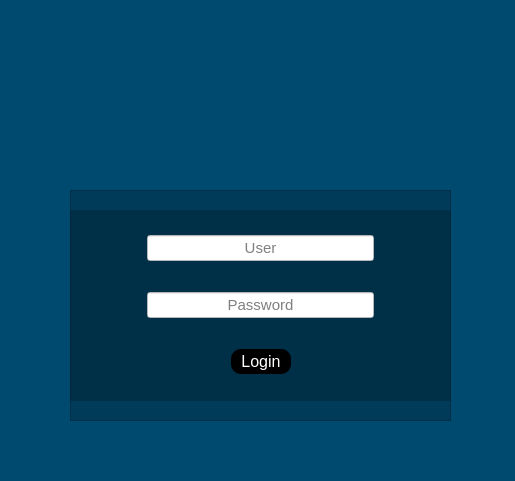
<?xml version="1.0" encoding="UTF-8"?>
<ui version="4.0">
 <class>Form</class>
 <widget class="QWidget" name="Form">
  <property name="geometry">
   <rect>
    <x>0</x>
    <y>0</y>
    <width>515</width>
    <height>481</height>
   </rect>
  </property>
  <property name="windowTitle">
   <string>Form</string>
  </property>
  <property name="styleSheet">
   <string notr="true">background-color: rgb(0, 74, 112);</string>
  </property>
  <widget class="QFrame" name="frame">
   <property name="geometry">
    <rect>
     <x>70</x>
     <y>190</y>
     <width>381</width>
     <height>231</height>
    </rect>
   </property>
   <property name="styleSheet">
    <string notr="true">background-color: rgb(0, 0, 0,0.2);</string>
   </property>
   <property name="frameShape">
    <enum>QFrame::StyledPanel</enum>
   </property>
   <property name="frameShadow">
    <enum>QFrame::Raised</enum>
   </property>
   <widget class="QWidget" name="">
    <property name="geometry">
     <rect>
      <x>0</x>
      <y>20</y>
      <width>381</width>
      <height>191</height>
     </rect>
    </property>
    <layout class="QGridLayout" name="gridLayout">
     <item row="0" column="0">
      <spacer name="horizontalSpacer_5">
       <property name="orientation">
        <enum>Qt::Horizontal</enum>
       </property>
       <property name="sizeHint" stdset="0">
        <size>
         <width>40</width>
         <height>20</height>
        </size>
       </property>
      </spacer>
     </item>
     <item row="0" column="1" colspan="3">
      <widget class="QLineEdit" name="txt_username">
       <property name="font">
        <font>
         <pointsize>11</pointsize>
        </font>
       </property>
       <property name="styleSheet">
        <string notr="true">background-color: rgb(255, 255, 255);</string>
       </property>
       <property name="alignment">
        <set>Qt::AlignCenter</set>
       </property>
       <property name="placeholderText">
        <string>User</string>
       </property>
      </widget>
     </item>
     <item row="0" column="4">
      <spacer name="horizontalSpacer_6">
       <property name="orientation">
        <enum>Qt::Horizontal</enum>
       </property>
       <property name="sizeHint" stdset="0">
        <size>
         <width>40</width>
         <height>20</height>
        </size>
       </property>
      </spacer>
     </item>
     <item row="1" column="0">
      <spacer name="horizontalSpacer_3">
       <property name="orientation">
        <enum>Qt::Horizontal</enum>
       </property>
       <property name="sizeHint" stdset="0">
        <size>
         <width>40</width>
         <height>20</height>
        </size>
       </property>
      </spacer>
     </item>
     <item row="1" column="1" colspan="3">
      <widget class="QLineEdit" name="txt_password">
       <property name="sizePolicy">
        <sizepolicy hsizetype="Preferred" vsizetype="Fixed">
         <horstretch>0</horstretch>
         <verstretch>0</verstretch>
        </sizepolicy>
       </property>
       <property name="font">
        <font>
         <pointsize>11</pointsize>
         <weight>50</weight>
         <italic>false</italic>
         <bold>false</bold>
         <underline>false</underline>
         <strikeout>false</strikeout>
         <kerning>true</kerning>
        </font>
       </property>
       <property name="styleSheet">
        <string notr="true">background-color: rgb(255, 255, 255);</string>
       </property>
       <property name="echoMode">
        <enum>QLineEdit::Normal</enum>
       </property>
       <property name="alignment">
        <set>Qt::AlignCenter</set>
       </property>
       <property name="placeholderText">
        <string>Password</string>
       </property>
      </widget>
     </item>
     <item row="1" column="4">
      <spacer name="horizontalSpacer_4">
       <property name="orientation">
        <enum>Qt::Horizontal</enum>
       </property>
       <property name="sizeHint" stdset="0">
        <size>
         <width>40</width>
         <height>20</height>
        </size>
       </property>
      </spacer>
     </item>
     <item row="2" column="1">
      <spacer name="horizontalSpacer_2">
       <property name="orientation">
        <enum>Qt::Horizontal</enum>
       </property>
       <property name="sizeHint" stdset="0">
        <size>
         <width>18</width>
         <height>20</height>
        </size>
       </property>
      </spacer>
     </item>
     <item row="2" column="2">
      <widget class="QPushButton" name="btn_login">
       <property name="minimumSize">
        <size>
         <width>60</width>
         <height>25</height>
        </size>
       </property>
       <property name="font">
        <font>
         <pointsize>12</pointsize>
        </font>
       </property>
       <property name="cursor">
        <cursorShape>PointingHandCursor</cursorShape>
       </property>
       <property name="styleSheet">
        <string notr="true">QPushButton{
	background-color: rgb(0, 0, 0);
	color: rgb(255, 255, 255);
	border-radius:10px
}
QPushButton:hover{
	color: rgb(0, 0, 0);
	background-color: rgb(255, 255, 255);
}</string>
       </property>
       <property name="text">
        <string>Login</string>
       </property>
      </widget>
     </item>
     <item row="2" column="3">
      <spacer name="horizontalSpacer">
       <property name="orientation">
        <enum>Qt::Horizontal</enum>
       </property>
       <property name="sizeHint" stdset="0">
        <size>
         <width>18</width>
         <height>20</height>
        </size>
       </property>
      </spacer>
     </item>
    </layout>
   </widget>
  </widget>
  <widget class="QLabel" name="label">
   <property name="geometry">
    <rect>
     <x>190</x>
     <y>40</y>
     <width>151</width>
     <height>151</height>
    </rect>
   </property>
   <property name="font">
    <font>
     <pointsize>11</pointsize>
    </font>
   </property>
   <property name="text">
    <string/>
   </property>
   <property name="pixmap">
    <pixmap>Img/icon_title.png</pixmap>
   </property>
   <property name="scaledContents">
    <bool>true</bool>
   </property>
   <property name="alignment">
    <set>Qt::AlignCenter</set>
   </property>
  </widget>
  <zorder>label</zorder>
  <zorder>frame</zorder>
 </widget>
 <tabstops>
  <tabstop>txt_username</tabstop>
  <tabstop>txt_password</tabstop>
  <tabstop>btn_login</tabstop>
 </tabstops>
 <resources/>
 <connections/>
</ui>
